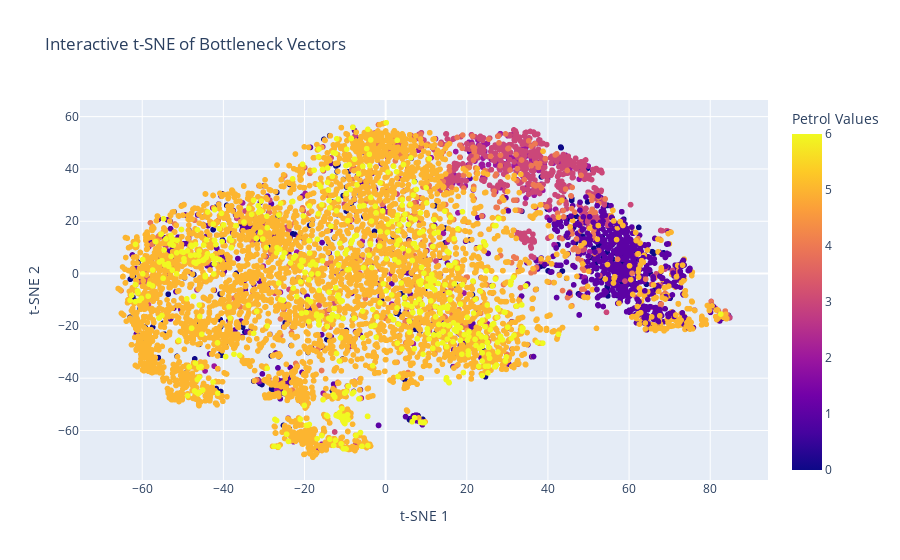

The cell this chart's notebook holds for it:
### Code cell
import plotly.express as px
import plotly.graph_objects as go

# Create interactive plot with Plotly
fig = px.scatter(
    x=X_tsne[:, 0], 
    y=X_tsne[:, 1], 
    color=petrol_values,
    hover_data={'Petrol value': petrol_values},
    labels={'x': 't-SNE 1', 'y': 't-SNE 2', 'color': 'Petrol Values'},
    title='Interactive t-SNE of Bottleneck Vectors'
)

fig.show()

### Figure 1 — Plotly figure (JSON) as saved in the notebook; plotly's stock layout.template omitted (floating-point values rounded to 4 significant figures; data arrays with more than 128 entries replaced by an {"elided": "..."} marker saying what was removed)
{"data": [{"customdata": {"elided": "7803x1 float values"}, "hovertemplate": "t-SNE 1=%{x}<br>t-SNE 2=%{y}<br>Trip=%{customdata[0]}<br>Petrol Values=%{marker.color}<extra></extra>", "legendgroup": "", "marker": {"color": {"elided": "7803 float values"}, "coloraxis": "coloraxis", "symbol": "circle"}, "mode": "markers", "name": "", "showlegend": false, "type": "scattergl", "x": {"elided": "7803 float values"}, "xaxis": "x", "y": {"elided": "7803 float values"}, "yaxis": "y"}], "layout": {"coloraxis": {"colorbar": {"title": {"text": "Petrol Values"}}, "colorscale": [[0, "#0d0887"], [0.1111, "#46039f"], [0.2222, "#7201a8"], [0.3333, "#9c179e"], [0.4444, "#bd3786"], [0.5556, "#d8576b"], [0.6667, "#ed7953"], [0.7778, "#fb9f3a"], [0.8889, "#fdca26"], [1, "#f0f921"]]}, "legend": {"tracegroupgap": 0}, "title": {"text": "Interactive t-SNE of Bottleneck Vectors"}, "xaxis": {"anchor": "y", "domain": [0, 1], "title": {"text": "t-SNE 1"}}, "yaxis": {"anchor": "x", "domain": [0, 1], "title": {"text": "t-SNE 2"}}}}
